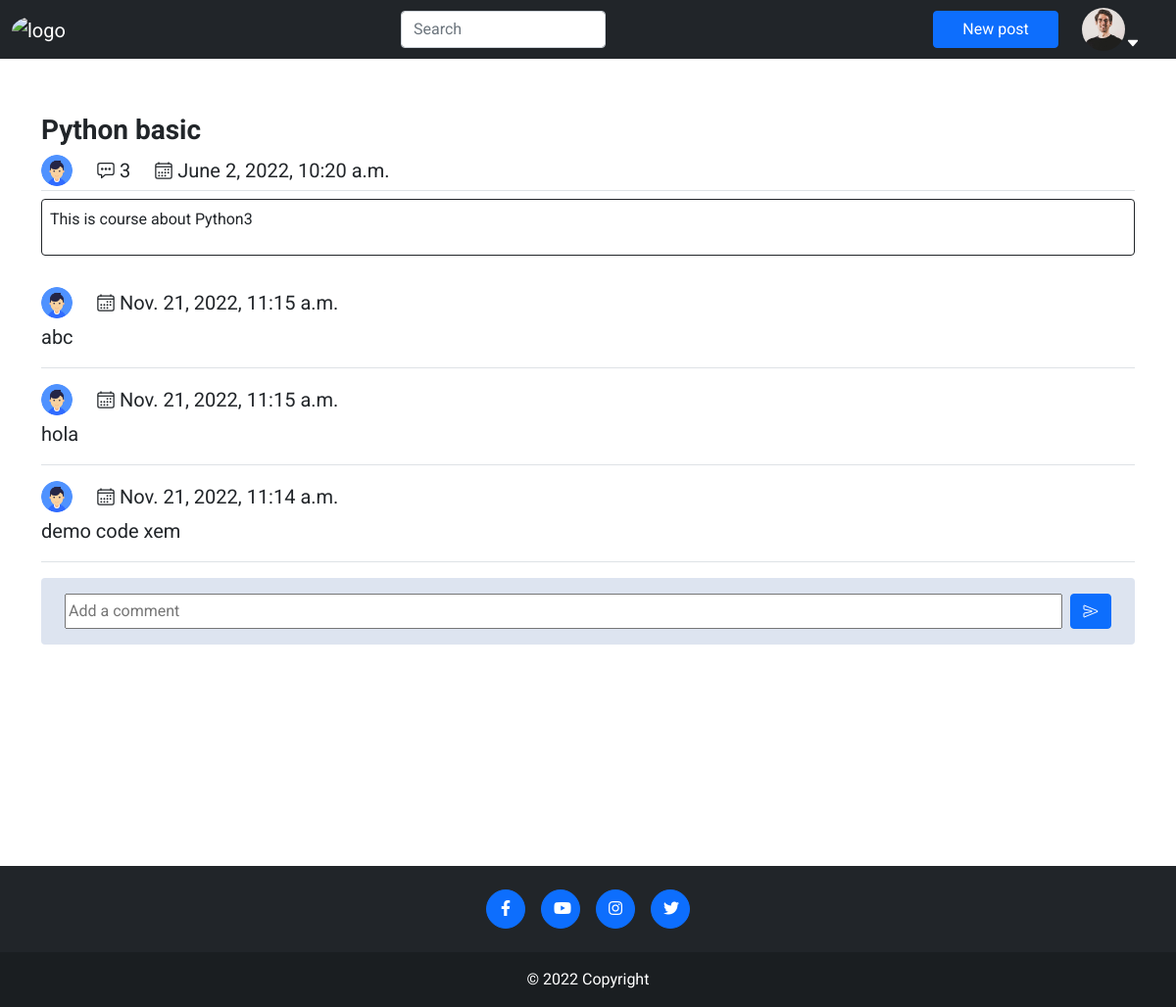
/polls/1/ (signed in), run on the app's committed database.
### accounts/models.py (models this page shows, shortened)
class Profile(models.Model):
    user = models.OneToOneField(User, on_delete=models.CASCADE)
    avatar = models.ImageField(
        default='default.jpg', upload_to='profile_images')
    bio = models.TextField()

### polls/models.py (models this page shows)
class Post(models.Model):
    post_created = models.DateTimeField(default=datetime.now, blank=True)
    post_modified = models.DateTimeField(default=datetime.now, blank=True)
    post_content = models.CharField(max_length=2000)
    post_comment_count = models.IntegerField(default=0)
    post_title = models.CharField(max_length=200)
    post_isdeleted = models.BooleanField(default=False)
    author = models.ForeignKey(User, on_delete=models.CASCADE)

class Comment(models.Model):
    comment_created = models.DateTimeField(default=datetime.now, blank=True)
    comment_modified = models.DateTimeField(default=datetime.now, blank=True)
    comment_content = models.CharField(max_length=200)
    comment_isdeleted = models.BooleanField(default=False)
    post = models.ForeignKey(
        Post, on_delete=models.CASCADE, null=True,  related_name='post')
    author = models.ForeignKey(
        User, on_delete=models.CASCADE, null=False,  related_name='user')

### polls/views.py (the view)
# urls.py: path(r'<int:pk>/', views.PostDetailView.as_view(), name='detail'),
class PostDetailView(LoginRequiredMixin, generic.DetailView):
    login_url = '/accounts/login/'
    model = Post
    template_name = 'polls/detail.html'
    def get_context_data(self, **kwargs):
        context = super().get_context_data(**kwargs)
        context['comments'] = Comment.objects.filter(
            post_id=context['post'].id, comment_isdeleted=False).all().order_by('-comment_created')
        return context

### polls/templates/polls/detail.html (shortened to what this page needs)
{% extends "polls/base.html" %} {% block title %} Detail Post {% endblock %}
{%block content %}
<div
  class="container d-flex flex-column justify-content-center mt-4"
  style="min-width: 60%"
>
  <div class="mx-auto my-4" style="min-height: max-content; width: 100%">
    <div class="my-2 fs-5 border-bottom pb-1">
      <h3 style="font-weight: 700">{{ post.post_title }}</h3>
      <div class="d-flex flex-wrap align-items-center">
        <div class="d-flex align-items-center me-4">
          <img
            src="{{post.author.profile.avatar.url}}"
            alt="user-avatar"
            class="rounded-circle"
            style="width: 32px; height: 32px; object-fit: cover"
          />
        </div>
        <div class="d-flex align-items-center me-4">
          <ion-icon name="chatbox-ellipses-outline" class="me-1"></ion-icon>
          <span>{{ post.post_comment_count }}</span>
        </div>
        <div class="d-flex align-items-center me-4">
          <ion-icon name="calendar-outline" class="me-1"></ion-icon>
          <span>{{ post.post_created }}</span>
        </div>
      </div>
    </div>
    <div class="p-2 border border-dark rounded">
      <p style="word-break: keep-all">{{ post.post_content }}</p>
    </div>
  </div>
  {% for comment in comments %}
  <div class="my-2 fs-5 border-bottom" style="width: 100%; height: max-content">
    <div class="d-flex flex-wrap align-items-center">
      <div class="d-flex align-items-center me-4">
        <img
          src="{{comment.author.profile.avatar.url}}"
          alt="user-avatar"
          class="rounded-circle"
          style="width: 32px; height: 32px; object-fit: cover"
        />
      </div>
      <div class="d-flex align-items-center me-4">
        <ion-icon name="calendar-outline" class="me-1"></ion-icon>
        <span>{{ comment.comment_created }}</span>
      </div>
    </div>
    <p class="mt-1">{{comment.comment_content}}</p>
  </div>
  {% endfor %}
  <div
    class="my-2 py-3 px-4 mx-auto rounded"
    style="background-color: #dde4f0; width: 100%"
  >
    <form
      method="POST"
      action="{% url 'polls:comment' post.id %}"
      class="d-flex justify-content-between align-items-stretch"
      id="formComment"
    >
      <input
        type="text"
        placeholder="Add a comment"
        style="width: 100%; height: 36px"
        name="comment"
        required
      />
      <button
        type="submit"
        class="btn btn-primary ms-2 d-flex align-items-center"
      >
        <ion-icon name="send-outline"></ion-icon>
      </button>
    </form>
  </div>
</div>
{% endblock content %}

### polls/templates/polls/base.html (shortened to what this page needs)
<!DOCTYPE html>
<html lang="en">
  <head>
    <link
      href="https://cdn.jsdelivr.net/npm/bootstrap@5.0.2/dist/css/bootstrap.min.css"
      rel="stylesheet"
    />
    <link
      href="https://cdn.jsdelivr.net/npm/bootstrap@5.1.3/dist/css/bootstrap.min.css"
      rel="stylesheet"
    />
    <link
      rel="stylesheet"
      href="https://use.fontawesome.com/releases/v5.8.2/css/all.css"
    />
  </head>
  <body>
    <header>
      <nav class="navbar avbar-expand-lg navbar-dark bg-dark">
        <div
          class="container-fluid d-flex justify-content-between align-items-center"
        >
          <a href="/" class="navbar-brand">
            <img
              src="https://i.pinimg.com/originals/32/c4/32/32c4323e2732b268159662781ddceac7.png"
              alt="logo"
              style="
                width: 52px;
                height: 52px;
                object-fit: cover;
                border-radius: 50%;
              "
            />
          </a>
          <form class="flex-1" action="{% url 'polls:search' %}" method="get">
            <input
              class="form-control flex"
              type="text"
              placeholder="Search"
              aria-label="Search"
              name="content"
              value="{{ request.GET.content }}"
              required
            />
          </form>
          <div class="d-flex align-items-center">
            {% if user.is_authenticated %}
            <button
              type="button"
              class="btn btn-primary mx-2"
              data-bs-toggle="modal"
              data-bs-target="#exampleModal"
              style="width: 8rem"
            >
              New post
            </button>
            <div
              class="bg-dark d-flex justify-content-center align-items-center position-relative me-4 ms-3"
              style="cursor: pointer"
            >
              <div
                class="d-flex align-items-end"
                data-bs-toggle="dropdown"
                aria-expanded="false"
              >
                <img
                  style="width: 44px; height: 44px; object-fit: cover"
                  class="rounded-circle account-img"
                  src="{{ user.profile.avatar.url }}"
                />
                <ion-icon
                  name="caret-down-outline"
                  class="text-white"
                ></ion-icon>
              </div>
            </div>
            {% endif %}
          </div>
        </div>
      </nav>
    </header>
    <div style="min-height: 100vh" class="position-relative">
      {% block content %}{% endblock content %}
    </div>
    <footer class="text-center text-lg-start bg-dark">
      <div class="container d-flex justify-content-center py-4">
        <button
          type="button"
          class="btn btn-primary rounded-circle mx-2"
          style="width: 40px; height: 40px; object-fit: cover"
        >
          <i class="fab fa-facebook-f"></i>
        </button>
        <button
          type="button"
          class="btn btn-primary rounded-circle mx-2"
          style="width: 40px; height: 40px; object-fit: cover"
        >
          <i class="fab fa-youtube"></i>
        </button>
        <button
          type="button"
          class="btn btn-primary rounded-circle mx-2"
          style="width: 40px; height: 40px; object-fit: cover"
        >
          <i class="fab fa-instagram"></i>
        </button>
        <button
          type="button"
          class="btn btn-primary rounded-circle mx-2"
          style="width: 40px; height: 40px; object-fit: cover"
        >
          <i class="fab fa-twitter"></i>
        </button>
      </div>
      <div
        class="text-center text-white p-3"
        style="background-color: rgba(0, 0, 0, 0.2)"
      >
        © 2022 Copyright
      </div>
    </footer>
  </body>
</html>

### polls/templates/polls/base.html (style rules this page uses)
body { font-family: "Roboto", "san-serif"; }

### data on the page
Post: post_title "Python basic", author.profile.avatar (placeholder picture), post_comment_count "3", post_created "June 2, 2022, 10:20 a.m.", post_content "This is course about Python3"
Comment: author.profile.avatar (placeholder picture), comment_created "Nov. 21, 2022, 11:15 a.m.", comment_content "abc"
Comment: author.profile.avatar (placeholder picture), comment_created "Nov. 21, 2022, 11:15 a.m.", comment_content "hola"
Comment: author.profile.avatar (placeholder picture), comment_created "Nov. 21, 2022, 11:14 a.m.", comment_content "demo code xem"
